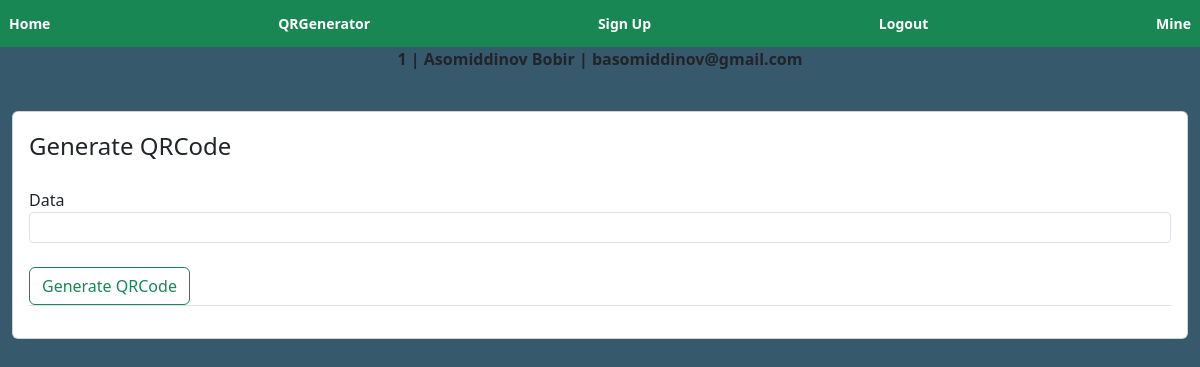
Screenshot of /generator (signed in) with the database file from the repository.
### forms.py (models this page shows)
class User(db.Model, UserMixin):
    id = db.Column(db.Integer, primary_key=True)
    email = db.Column(db.String(250), unique=True)
    password = db.Column(db.String(150))
    fullname = db.Column(db.String(250))
    comment = db.Column(db.String(250))
    notes = db.relationship("Note")

### routes.py (the view)
@app.route("/generator", methods=["GET", "POST"])
@login_required
def generator():
    form = QRCodeData()
    if request.method == "POST":
        if form.validate_on_submit():
            dat = form.dat.data
            image_name = f"{secrets.token_hex(10)}.png"
            qrcode_location = f"{app.config['UPLOAD_PATH']}/{image_name}"
            try:
                my_qrcode = qrcode.make(
                    str(dat)).save(qrcode_location)
            except Exception as e:
                print(e)
            return render_template("generated.html", title="Generated 🔢", image=image_name, user=current_user)
    else:
        return render_template("generator.html", title="🔢", form=form, user=current_user)

### forms.py
class QRCodeData(FlaskForm):
    dat = StringField("Data", validators=[
        DataRequired(), Length(min=3, max=500)])
    submit = SubmitField("Generate QRCode")

### __init__.py (called while the page is built)
def create_app():
    app = Flask(__name__)
    dir_path = os.path.dirname(os.path.realpath(__file__))
    app.config.update(UPLOAD_PATH=os.path.join(dir_path, "static"))
    app.config["SECRET_KEY"] = 'bluiylvkjg udyitfiuyfghjg'
    app.config["SQLALCHEMY_DATABASE_URI"] = "sqlite:///clients.sqlite3"
    app.config["SQLALCHEMY_TRACK_MODIFICATIONS"] = True
    app.app_context().push()
    db.init_app(app)
    migrate = Migrate(app, db)
    create_database(app)
    login_manager = LoginManager(app)
    login_manager.login_view = "login"
    login_manager.init_app(app)
    from forms import User
    @login_manager.user_loader
    def load_user(id):
        return User.query.get(int(id))
    return app

### templates/generator.html (shortened to what this page needs)
{% extends 'layout.html' %}
{% block content %} <br>
<div class="container-fluid">
    <div class="card card-style mb-2">
        <div class="card-body justify-content-center">
            <form action="" method="POST">
                <fieldset class="form-group">
                    <legend class="mb-4">Generate QRCode</legend>
                    <div class="form-group">
                        {{ form.dat.label(class="form-control-label") }}
                        {% if form.dat.errors %}
                        {{ form.dat(class="form-control form-control-sm is-invalid") }}
                        {% for error in form.dat.errors %}
                        <div class="invalid-feedback">
                            <span>{{ error }}</span>
                        </div>
                        {% endfor %}
                        {% else %}
                        {{ form.dat(class="form-control form-control-sm") }}
                        {% endif %}
                    </div>
                    <div class="form-group border-bottom pd-3 mt-4">
                        {{ form.submit(class="btn btn-outline-success") }}
                    </div>
                </fieldset>
            </form>
        </div>
    </div>
</div>
{% endblock %}

### templates/layout.html (shortened to what this page needs)
<head>
    <link href="https://cdn.jsdelivr.net/npm/bootstrap@5.3.0-alpha1/dist/css/bootstrap.min.css" rel="stylesheet"
>
</head>
<body>
    {% if user.is_authenticated %}
    <nav class="navbar bg-success" class="container-fluid justify-content-center">
        <a href="/index">
            <button class="btn btn-sm btn-success" type="button"><b>Home</b></button>
        </a>
        <a href="/generator">
            <button class="btn btn-sm btn-success" type="button"><b>QRGenerator</b></button>
        </a>
        <a href="/sign_up">
            <button class="btn btn-sm btn-success" type="button"><b>Sign Up</b></button>
        </a>
        <a href="/logout">
            <button class="btn btn-sm btn-success" type="button"><b>Logout</b></button>
        </a>
        <a href="/mine">
            <button class="btn btn-sm btn-success" type="button"><b>Mine</b></button>
        </a>
    </nav>
    <p><b>{{ user.id }} | {{ user.fullname}} | {{ user.email }}</b></p>
    {% endif %}
</body>
{% block content %}
{% endblock %}

### templates/layout.html (style rules this page uses)
body { background-color: rgb(54, 89, 107); }
p { text-align: center; }

### rows the page displays
User: id "1", fullname "Asomiddinov Bobir", email "basomiddinov@gmail.com"
